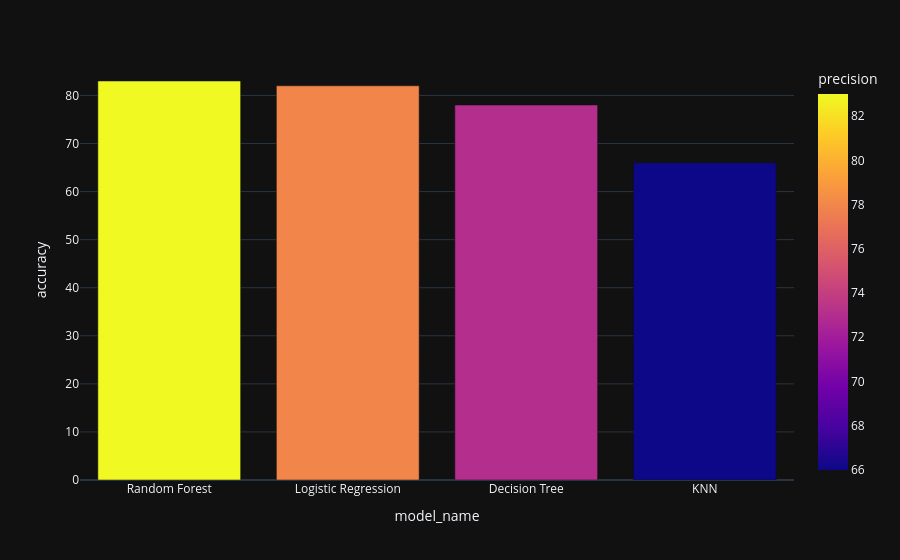

This figure's notebook cell:
### Code cell
fig=px.bar(models,x="model_name",y="accuracy",color="precision")
fig.show()

### Figure 1 — Plotly figure (JSON) as saved in the notebook; plotly's stock layout.template omitted (floating-point values rounded to 4 significant figures)
{"data": [{"hovertemplate": "model_name=%{x}<br>accuracy=%{y}<br>precision=%{marker.color}<extra></extra>", "legendgroup": "", "marker": {"color": [83.0, 78.0, 73.0, 66.0], "coloraxis": "coloraxis", "pattern": {"shape": ""}}, "name": "", "orientation": "v", "showlegend": false, "textposition": "auto", "x": ["Random Forest", "Logistic Regression", "Decision Tree", "KNN"], "xaxis": "x", "y": [83.0, 82.0, 78.0, 66.0], "yaxis": "y", "type": "bar"}], "layout": {"xaxis": {"anchor": "y", "domain": [0.0, 1.0], "title": {"text": "model_name"}}, "yaxis": {"anchor": "x", "domain": [0.0, 1.0], "title": {"text": "accuracy"}}, "coloraxis": {"colorbar": {"title": {"text": "precision"}}, "colorscale": [[0.0, "#0d0887"], [0.1111, "#46039f"], [0.2222, "#7201a8"], [0.3333, "#9c179e"], [0.4444, "#bd3786"], [0.5556, "#d8576b"], [0.6667, "#ed7953"], [0.7778, "#fb9f3a"], [0.8889, "#fdca26"], [1.0, "#f0f921"]]}, "legend": {"tracegroupgap": 0}, "margin": {"t": 60}, "barmode": "relative"}}
